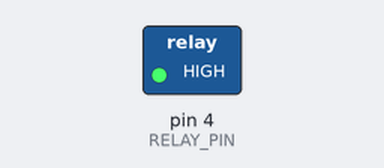
The sketch below on a simulated Arduino Uno, built with avr-gcc and run on an emulated ATmega328P. On the bench: switched loads named in the sketch (green lamp = pin HIGH). Dashed ring = blinking. What the sketch prints to the serial monitor is not drawn.

Above: at 2.5 s.
Timing chart, 0 to 6.6 s (numbered marks = the images above):
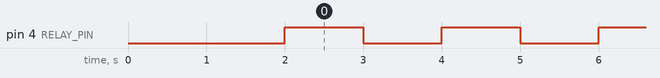

Measured:
- by itself, pin 4 (RELAY_PIN): alternates HIGH for 1.0 s and LOW for 1.0 s

The sketch:

basicRelay.ino
```cpp
 /*
  Connect 5V on Arduino to VCC on Relay Module
  Connect GND on Arduino to GND on Relay Module
  Connect GND on Arduino to the Common Terminal (middle terminal) on Relay Module. */

 #define RELAY_PIN 4   // Connect Digital Pin 4 on Arduino to RELAY_PIN on Relay Module

//-------------------------------------------------------------------
//numvar closerelay(void) {
//-------------------------------------------------------------------
void closerelay() {
  Serial.println("closing relay");
  digitalWrite(RELAY_PIN, LOW);
}

//-------------------------------------------------------------------
//numvar openrelay(void) {
//-------------------------------------------------------------------
void openrelay() {
  Serial.println("opening relay");
  digitalWrite(RELAY_PIN, HIGH);
}

//-------------------------------------------------------------------
 void setup(){
   Serial.begin(9600);
   Serial.println("basicRelay.setup");

   pinMode(RELAY_PIN, OUTPUT);

   closerelay();
   delay(2000); //Wait 2 seconds before starting sequence
 }

//-------------------------------------------------------------------
 void loop(){
   Serial.println("basicRelay.loop");
   openrelay();
   delay(1000);
   closerelay();
   delay(1000);
 }
```
